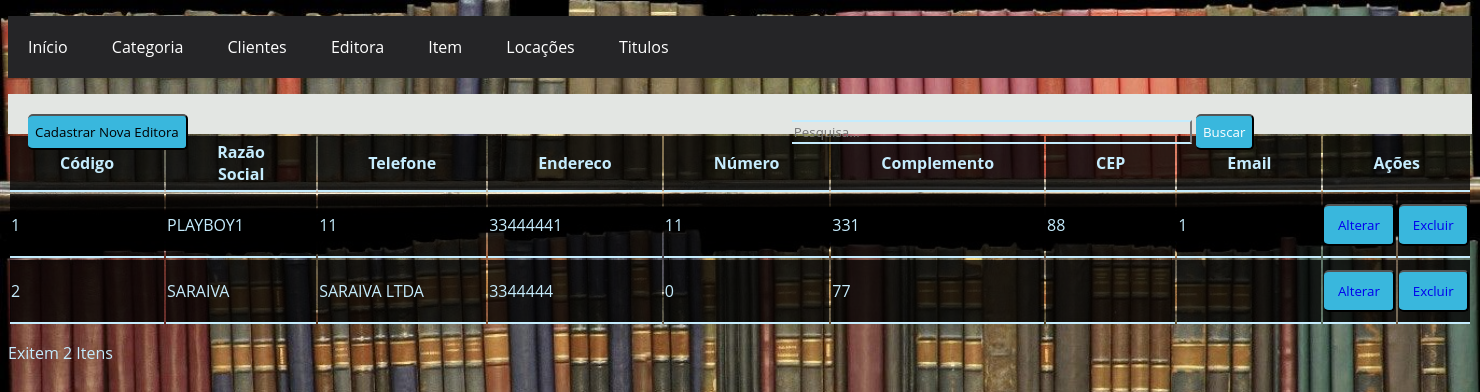
The app's page /Editora/Listar/listar_Editora.php, older data.
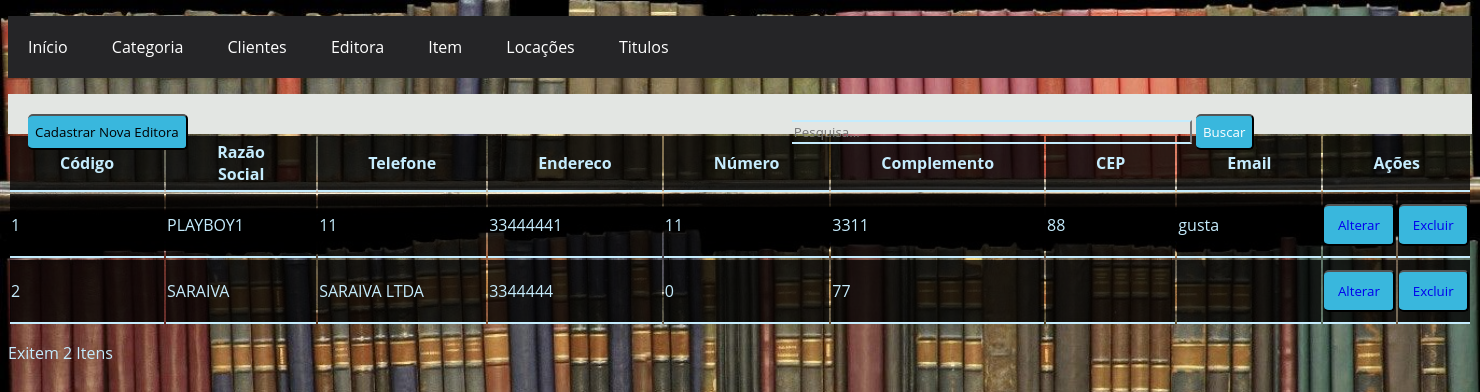
The same page, newer data.
### tables this page shows
CREATE TABLE `editora` (
  `id_editora` int(11) NOT NULL,
  `razao_social` varchar(150) NOT NULL,
  `telefone` char(12) NOT NULL,
  `endereco` varchar(150) NOT NULL,
  `numero_endereco` int(11) NOT NULL,
  `complemento` varchar(150) NOT NULL,
  `cep` char(8) NOT NULL,
  `email` varchar(150) NOT NULL
);

### Editora/Listar/listar_Editora.php (the view, shortened to what this page needs)
<?php
include('../../conexao.php');
?>
<!DOCTYPE html>
<html lang="pt-br">
<head>
	<link rel="stylesheet" type="text/css" href="../../Styles/site.css">
	<link rel="stylesheet" type="text/css" href="../../Styles/Listar.css">
</head>
<body>
	<nav id="menu-h">
		<?php
		include('../../menu.php');
		?>
	</nav>
	<div id="filtro" class="filtro">
		<button class="btn1" type="button">
			<a href="../Cadastrar/cadastrar_Editora.php">Cadastrar Nova Editora</a>
		</button>
		<input class="pesquisar"
		       type="search"
		       class="busca"
		       placeholder="Pesquisa..." >
		<button class="btn1" type="button">Buscar</button>
	</div>
	<div id="lista">
	<table>
		<thead class="header_list">
			<tr>
				<th>Código</th>
				<th>Razão Social</th>
				<th>Telefone</th>
				<th>Endereco</th>
				<th>Número</th>
				<th>Complemento</th>
				<th>CEP</th>
				<th>Email</th>
				<th colspan="2">Ações</th>
			</tr>
		</thead>
		<tbody class="body_list">
			<?php
			$sql = "SELECT ID_EDITORA AS Id,
                           razao_social,
                           telefone,
                           endereco,
                           numero_endereco,
                           complemento,
                           cep,
                           email
                      FROM EDITORA
					  ORDER BY ID_EDITORA";
			$query = mysqli_query($conexao, $sql);
			if (!$query) {
			?>
				<tr>
					<td colspan="3"><?php echo 'MySQL Erro: ' . mysqli_error($conexao); ?></td>
				</tr>
				<?php
			} else {
				while ($item = mysqli_fetch_array($query, MYSQLI_ASSOC)) {
				?>
					<tr>
						<td><?php echo $item['Id']; ?></td>
						<td><?php echo $item['razao_social']; ?></td>
						<td><?php echo $item['telefone']; ?></td>
						<td><?php echo $item['endereco']; ?></td>
						<td><?php echo $item['numero_endereco']; ?></td>
						<td><?php echo $item['complemento']; ?></td>
						<td><?php echo $item['cep']; ?></td>
						<td><?php echo $item['email']; ?></td>
						<td>
							<button class="btn" type="button">
								<a href="../Alterar/alterar_Editora.php?Id=<?php echo $item['Id']; ?>">Alterar</a>
							</button>
						</td>
						<td>
							<button class="btn" type="button">
								<a href="../Excluir/excluir_Editora.php?Id=<?php echo $item['Id']; ?>">Excluir</a>
							</button>
						</td>
					</tr>
			<?php
				}
			}
			?>
			</div>
	<p>
		Exitem <?php echo mysqli_num_rows($query); ?> Itens
	</p>
</body>
</html>

Row changes from the older to the newer data that the page shows:
changed editora "PLAYBOY1": complemento "331" → "3311"; email "1" → "gusta"
